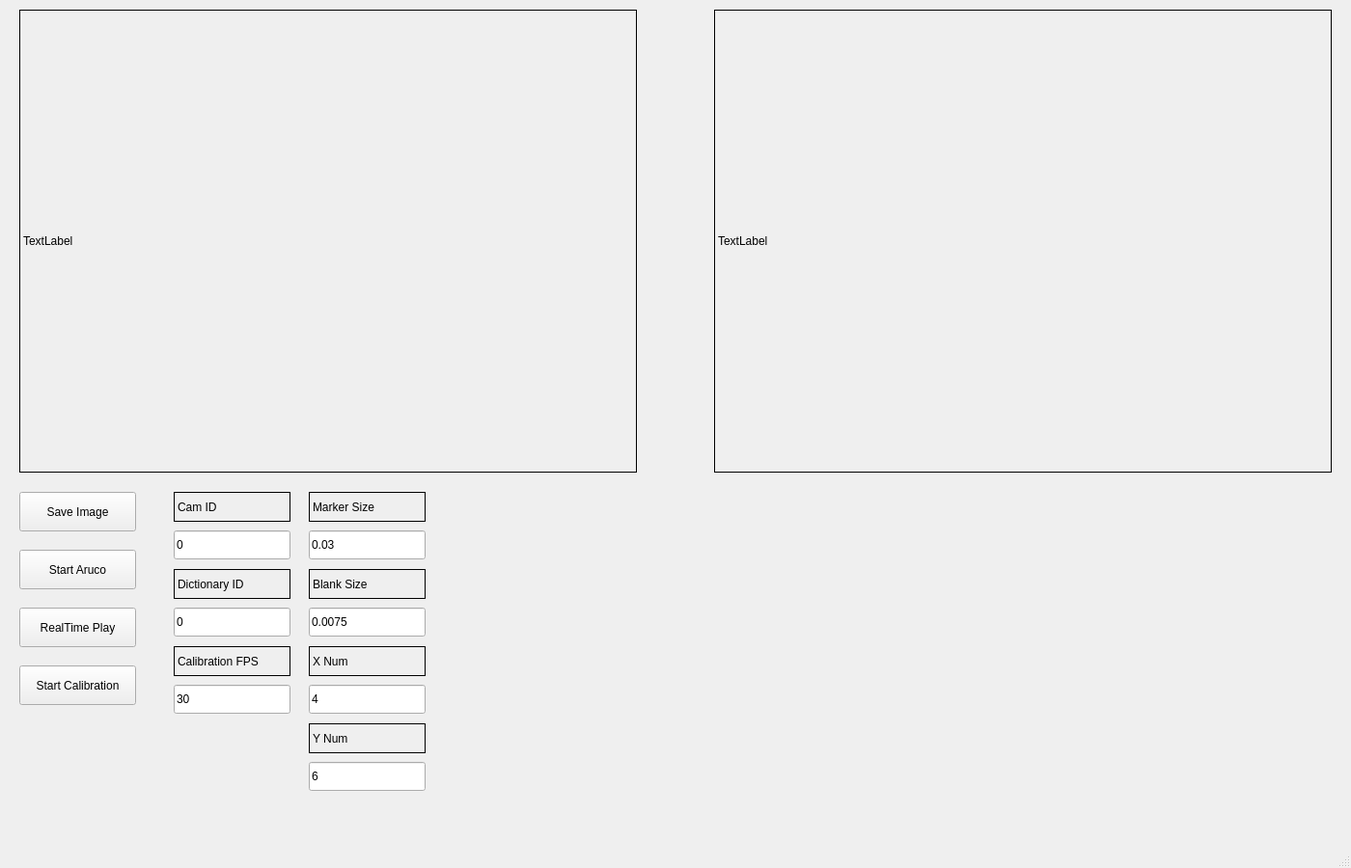
<?xml version="1.0" encoding="UTF-8"?>
<ui version="4.0">
 <class>MainWindow</class>
 <widget class="QMainWindow" name="MainWindow">
  <property name="geometry">
   <rect>
    <x>0</x>
    <y>0</y>
    <width>1400</width>
    <height>900</height>
   </rect>
  </property>
  <property name="windowTitle">
   <string>MainWindow</string>
  </property>
  <widget class="QWidget" name="centralwidget">
   <widget class="QLabel" name="label_frame_1">
    <property name="geometry">
     <rect>
      <x>20</x>
      <y>10</y>
      <width>640</width>
      <height>480</height>
     </rect>
    </property>
    <property name="frameShape">
     <enum>QFrame::Panel</enum>
    </property>
    <property name="text">
     <string>TextLabel</string>
    </property>
   </widget>
   <widget class="QLabel" name="label_frame_2">
    <property name="geometry">
     <rect>
      <x>740</x>
      <y>10</y>
      <width>640</width>
      <height>480</height>
     </rect>
    </property>
    <property name="frameShape">
     <enum>QFrame::Panel</enum>
    </property>
    <property name="text">
     <string>TextLabel</string>
    </property>
   </widget>
   <widget class="QPushButton" name="save_img_btn">
    <property name="geometry">
     <rect>
      <x>20</x>
      <y>510</y>
      <width>121</width>
      <height>41</height>
     </rect>
    </property>
    <property name="text">
     <string>Save Image</string>
    </property>
   </widget>
   <widget class="QPushButton" name="start_calculation_btn">
    <property name="geometry">
     <rect>
      <x>20</x>
      <y>570</y>
      <width>121</width>
      <height>41</height>
     </rect>
    </property>
    <property name="text">
     <string>Start Aruco</string>
    </property>
   </widget>
   <widget class="QLabel" name="label">
    <property name="geometry">
     <rect>
      <x>180</x>
      <y>510</y>
      <width>121</width>
      <height>31</height>
     </rect>
    </property>
    <property name="frameShape">
     <enum>QFrame::Box</enum>
    </property>
    <property name="text">
     <string>Cam ID</string>
    </property>
   </widget>
   <widget class="QLineEdit" name="IDEdit">
    <property name="geometry">
     <rect>
      <x>180</x>
      <y>550</y>
      <width>121</width>
      <height>30</height>
     </rect>
    </property>
    <property name="text">
     <string>0</string>
    </property>
   </widget>
   <widget class="QLabel" name="label_2">
    <property name="geometry">
     <rect>
      <x>320</x>
      <y>510</y>
      <width>121</width>
      <height>31</height>
     </rect>
    </property>
    <property name="frameShape">
     <enum>QFrame::Box</enum>
    </property>
    <property name="text">
     <string>Marker Size</string>
    </property>
   </widget>
   <widget class="QLineEdit" name="MarkerEdit">
    <property name="geometry">
     <rect>
      <x>320</x>
      <y>550</y>
      <width>121</width>
      <height>30</height>
     </rect>
    </property>
    <property name="text">
     <string>0.03</string>
    </property>
   </widget>
   <widget class="QLabel" name="label_3">
    <property name="geometry">
     <rect>
      <x>180</x>
      <y>590</y>
      <width>121</width>
      <height>31</height>
     </rect>
    </property>
    <property name="frameShape">
     <enum>QFrame::Box</enum>
    </property>
    <property name="text">
     <string>Dictionary ID</string>
    </property>
   </widget>
   <widget class="QLineEdit" name="DicEdit">
    <property name="geometry">
     <rect>
      <x>180</x>
      <y>630</y>
      <width>121</width>
      <height>30</height>
     </rect>
    </property>
    <property name="text">
     <string>0</string>
    </property>
   </widget>
   <widget class="QPushButton" name="realtime_play_btn">
    <property name="geometry">
     <rect>
      <x>20</x>
      <y>630</y>
      <width>121</width>
      <height>41</height>
     </rect>
    </property>
    <property name="text">
     <string>RealTime Play</string>
    </property>
   </widget>
   <widget class="QLabel" name="label_4">
    <property name="geometry">
     <rect>
      <x>180</x>
      <y>670</y>
      <width>121</width>
      <height>31</height>
     </rect>
    </property>
    <property name="frameShape">
     <enum>QFrame::Box</enum>
    </property>
    <property name="text">
     <string>Calibration FPS</string>
    </property>
   </widget>
   <widget class="QLineEdit" name="CalibrationEdit">
    <property name="geometry">
     <rect>
      <x>180</x>
      <y>710</y>
      <width>121</width>
      <height>30</height>
     </rect>
    </property>
    <property name="text">
     <string>30</string>
    </property>
   </widget>
   <widget class="QPushButton" name="start_calibration_btn">
    <property name="geometry">
     <rect>
      <x>20</x>
      <y>690</y>
      <width>121</width>
      <height>41</height>
     </rect>
    </property>
    <property name="text">
     <string>Start Calibration</string>
    </property>
   </widget>
   <widget class="QLabel" name="label_5">
    <property name="geometry">
     <rect>
      <x>320</x>
      <y>590</y>
      <width>121</width>
      <height>31</height>
     </rect>
    </property>
    <property name="frameShape">
     <enum>QFrame::Box</enum>
    </property>
    <property name="text">
     <string>Blank Size</string>
    </property>
   </widget>
   <widget class="QLineEdit" name="BlankEdit">
    <property name="geometry">
     <rect>
      <x>320</x>
      <y>630</y>
      <width>121</width>
      <height>30</height>
     </rect>
    </property>
    <property name="text">
     <string>0.0075</string>
    </property>
   </widget>
   <widget class="QLabel" name="label_6">
    <property name="geometry">
     <rect>
      <x>320</x>
      <y>670</y>
      <width>121</width>
      <height>31</height>
     </rect>
    </property>
    <property name="frameShape">
     <enum>QFrame::Box</enum>
    </property>
    <property name="text">
     <string>X Num</string>
    </property>
   </widget>
   <widget class="QLabel" name="label_7">
    <property name="geometry">
     <rect>
      <x>320</x>
      <y>750</y>
      <width>121</width>
      <height>31</height>
     </rect>
    </property>
    <property name="frameShape">
     <enum>QFrame::Box</enum>
    </property>
    <property name="text">
     <string>Y Num</string>
    </property>
   </widget>
   <widget class="QLineEdit" name="XEdit">
    <property name="geometry">
     <rect>
      <x>320</x>
      <y>710</y>
      <width>121</width>
      <height>30</height>
     </rect>
    </property>
    <property name="text">
     <string>4</string>
    </property>
   </widget>
   <widget class="QLineEdit" name="YEdit">
    <property name="geometry">
     <rect>
      <x>320</x>
      <y>790</y>
      <width>121</width>
      <height>30</height>
     </rect>
    </property>
    <property name="text">
     <string>6</string>
    </property>
   </widget>
  </widget>
  <widget class="QMenuBar" name="menubar">
   <property name="geometry">
    <rect>
     <x>0</x>
     <y>0</y>
     <width>1400</width>
     <height>27</height>
    </rect>
   </property>
  </widget>
  <widget class="QStatusBar" name="statusbar"/>
 </widget>
 <resources/>
 <connections/>
</ui>
